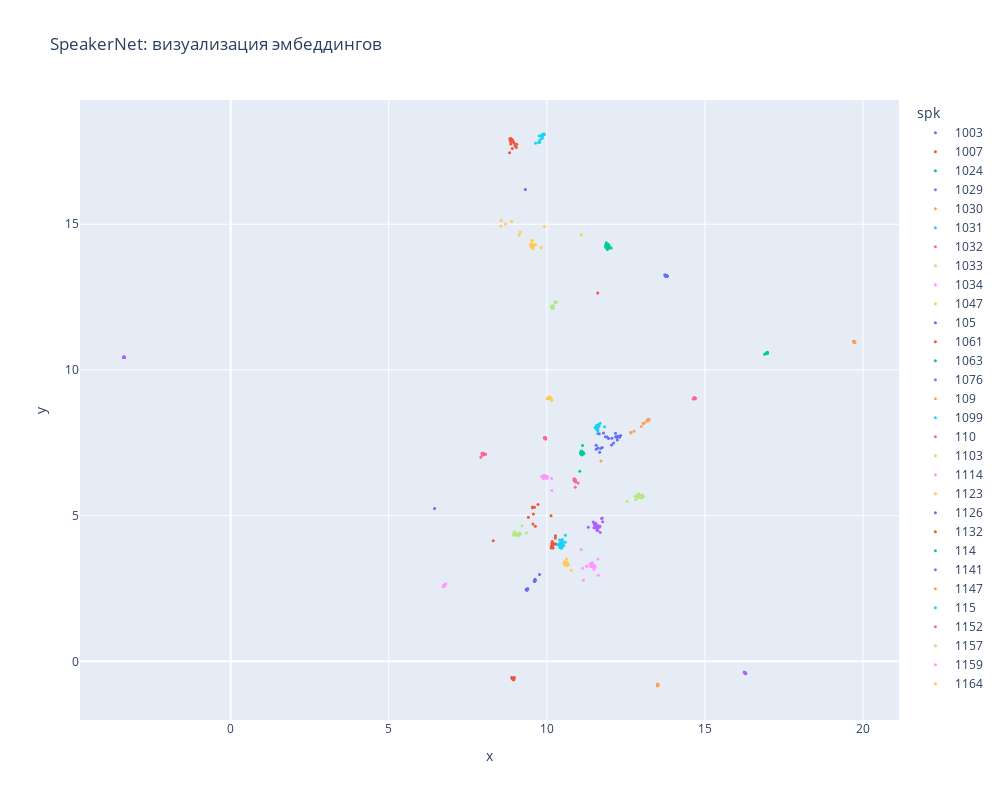

The cell this chart's notebook holds for it:
### Markdown cell above
## 1. SpeakerNet

### Code cell
speakernet_emb_path = "embeddings/voxtube-speakernet-embeddings.json"

speakernet_result: Analysis = analyze(speakernet_emb_path, model_name="SpeakerNet")

### Figure 1 — Plotly figure (JSON) as saved in the notebook; plotly's stock layout.template omitted (floating-point values rounded to 4 significant figures)
{"data": [{"customdata": [["1003"], ["1003"], ["1003"], ["1003"], ["1003"], ["1003"], ["1003"], ["1003"], ["1003"], ["1003"], ["1003"], ["1003"], ["1003"], ["1003"], ["1003"], ["1003"], ["1003"], ["1003"], ["1003"], ["1003"], ["1003"], ["1003"], ["1003"], ["1003"], ["1003"]], "hovertemplate": "spk=%{customdata[0]}<extra></extra>", "legendgroup": "1003", "marker": {"color": "#636efa", "size": 3, "symbol": "circle"}, "mode": "markers", "name": "1003", "orientation": "v", "showlegend": true, "type": "scatter", "x": [13.75, 13.78, 13.74, 13.78, 13.79, 13.8, 13.78, 13.79, 13.79, 13.79, 13.79, 13.77, 13.79, 13.8, 13.78, 13.79, 13.78, 13.8, 13.79, 13.79, 13.79, 13.8, 13.8, 13.81, 13.73], "xaxis": "x", "y": [13.23, 13.23, 13.23, 13.23, 13.22, 13.22, 13.23, 13.22, 13.22, 13.22, 13.23, 13.23, 13.23, 13.22, 13.22, 13.22, 13.23, 13.22, 13.22, 13.22, 13.23, 13.22, 13.22, 13.2, 13.27], "yaxis": "y"}, {"customdata": [["1007"], ["1007"], ["1007"], ["1007"], ["1007"], ["1007"], ["1007"], ["1007"], ["1007"], ["1007"], ["1007"], ["1007"], ["1007"], ["1007"], ["1007"], ["1007"], ["1007"], ["1007"], ["1007"], ["1007"], ["1007"], ["1007"], ["1007"], ["1007"], ["1007"]], "hovertemplate": "spk=%{customdata[0]}<extra></extra>", "legendgroup": "1007", "marker": {"color": "#EF553B", "size": 3, "symbol": "circle"}, "mode": "markers", "name": "1007", "orientation": "v", "showlegend": true, "type": "scatter", "x": [8.927, 8.927, 8.888, 8.925, 8.938, 8.958, 8.928, 8.925, 8.928, 8.928, 8.927, 8.93, 8.93, 8.933, 8.928, 8.934, 8.927, 8.923, 8.924, 8.933, 8.966, 8.928, 8.97, 8.93, 8.925], "xaxis": "x", "y": [-0.596, -0.6001, -0.5563, -0.6015, -0.5744, -0.635, -0.6001, -0.5967, -0.6015, -0.5936, -0.5995, -0.602, -0.6068, -0.5924, -0.6044, -0.5861, -0.5997, -0.5976, -0.5964, -0.5942, -0.5629, -0.6026, -0.5554, -0.6012, -0.6039], "yaxis": "y"}, {"customdata": [["1024"], ["1024"], ["1024"], ["1024"], ["1024"], ["1024"], ["1024"], ["1024"], ["1024"], ["1024"], ["1024"], ["1024"], ["1024"], ["1024"], ["1024"], ["1024"], ["1024"], ["1024"], ["1024"], ["1024"], ["1024"], ["1024"], ["1024"], ["1024"], ["1024"]], "hovertemplate": "spk=%{customdata[0]}<extra></extra>", "legendgroup": "1024", "marker": {"color": "#00cc96", "size": 3, "symbol": "circle"}, "mode": "markers", "name": "1024", "orientation": "v", "showlegend": true, "type": "scatter", "x": [16.96, 16.96, 16.89, 16.96, 16.98, 16.96, 16.96, 16.97, 16.96, 16.97, 16.97, 16.97, 16.97, 16.97, 16.97, 16.96, 16.96, 16.96, 16.97, 16.98, 16.96, 16.97, 16.97, 16.96, 16.96], "xaxis": "x", "y": [10.58, 10.58, 10.54, 10.58, 10.58, 10.58, 10.59, 10.59, 10.58, 10.59, 10.59, 10.59, 10.59, 10.59, 10.59, 10.58, 10.58, 10.57, 10.58, 10.59, 10.58, 10.58, 10.58, 10.58, 10.58], "yaxis": "y"}, {"customdata": [["1029"], ["1029"], ["1029"], ["1029"], ["1029"], ["1029"], ["1029"], ["1029"], ["1029"], ["1029"], ["1029"], ["1029"], ["1029"], ["1029"], ["1029"], ["1029"], ["1029"], ["1029"], ["1029"], ["1029"], ["1029"], ["1029"], ["1029"], ["1029"], ["1029"]], "hovertemplate": "spk=%{customdata[0]}<extra></extra>", "legendgroup": "1029", "marker": {"color": "#ab63fa", "size": 3, "symbol": "circle"}, "mode": "markers", "name": "1029", "orientation": "v", "showlegend": true, "type": "scatter", "x": [11.61, 11.53, 11.49, 11.73, 11.6, 11.54, 11.5, 11.59, 11.62, 11.47, 11.75, 11.66, 11.51, 11.55, 11.58, 11.58, 11.69, 11.59, 11.77, 11.68, 11.31, 11.55, 11.63, 11.54, 11.54], "xaxis": "x", "y": [4.489, 4.745, 4.579, 4.899, 4.627, 4.65, 4.721, 4.496, 4.656, 4.783, 4.915, 4.603, 4.695, 4.637, 4.615, 4.56, 4.418, 4.568, 4.79, 4.636, 4.599, 4.723, 4.639, 4.614, 4.67], "yaxis": "y"}, {"customdata": [["1030"], ["1030"], ["1030"], ["1030"], ["1030"], ["1030"], ["1030"], ["1030"], ["1030"], ["1030"], ["1030"], ["1030"], ["1030"], ["1030"], ["1030"], ["1030"], ["1030"], ["1030"], ["1030"], ["1030"], ["1030"], ["1030"], ["1030"], ["1030"], ["1030"]], "hovertemplate": "spk=%{customdata[0]}<extra></extra>", "legendgroup": "1030", "marker": {"color": "#FFA15A", "size": 3, "symbol": "circle"}, "mode": "markers", "name": "1030", "orientation": "v", "showlegend": true, "type": "scatter", "x": [13.22, 13.21, 13.23, 13.18, 13.21, 13.22, 13.22, 13.21, 13.19, 12.66, 13.21, 13.05, 13.21, 13.05, 13.22, 12.65, 12.76, 12.99, 11.71, 13.23, 13.21, 13.08, 13.19, 13.22, 13.16], "xaxis": "x", "y": [8.288, 8.279, 8.31, 8.251, 8.28, 8.29, 8.292, 8.283, 8.273, 7.861, 8.283, 8.157, 8.287, 8.171, 8.287, 7.839, 7.895, 8.058, 6.872, 8.295, 8.282, 8.183, 8.274, 8.292, 8.247], "yaxis": "y"}, {"customdata": [["1031"], ["1031"], ["1031"], ["1031"], ["1031"], ["1031"], ["1031"], ["1031"], ["1031"], ["1031"], ["1031"], ["1031"], ["1031"], ["1031"], ["1031"], ["1031"], ["1031"], ["1031"], ["1031"], ["1031"], ["1031"], ["1031"], ["1031"], ["1031"], ["1031"]], "hovertemplate": "spk=%{customdata[0]}<extra></extra>", "legendgroup": "1031", "marker": {"color": "#19d3f3", "size": 3, "symbol": "circle"}, "mode": "markers", "name": "1031", "orientation": "v", "showlegend": true, "type": "scatter", "x": [11.53, 11.6, 11.64, 11.61, 11.58, 11.62, 11.6, 11.58, 11.6, 11.58, 11.62, 11.6, 11.62, 11.61, 11.57, 11.63, 11.83, 11.6, 11.6, 11.57, 11.65, 11.68, 11.63, 11.55, 11.54], "xaxis": "x", "y": [8.014, 8.064, 8.057, 7.95, 7.945, 8.064, 8.082, 8.074, 8.015, 8.07, 7.916, 7.997, 8.091, 7.817, 8.085, 8.093, 8.048, 7.979, 8.11, 8.086, 8.105, 8.171, 8.112, 8.022, 8.003], "yaxis": "y"}, {"customdata": [["1032"], ["1032"], ["1032"], ["1032"], ["1032"], ["1032"], ["1032"], ["1032"], ["1032"], ["1032"], ["1032"], ["1032"], ["1032"], ["1032"], ["1032"], ["1032"], ["1032"], ["1032"], ["1032"], ["1032"], ["1032"], ["1032"], ["1032"], ["1032"], ["1032"]], "hovertemplate": "spk=%{customdata[0]}<extra></extra>", "legendgroup": "1032", "marker": {"color": "#FF6692", "size": 3, "symbol": "circle"}, "mode": "markers", "name": "1032", "orientation": "v", "showlegend": true, "type": "scatter", "x": [10.9, 9.937, 9.942, 9.932, 9.928, 9.921, 10.88, 9.954, 10.91, 10.9, 9.943, 9.927, 10.86, 9.932, 9.962, 10.91, 10.99, 9.967, 9.948, 10.86, 10.9, 9.942, 9.94, 10.87, 9.938], "xaxis": "x", "y": [5.97, 7.666, 7.667, 7.661, 7.677, 7.67, 6.211, 7.637, 6.171, 6.231, 7.668, 7.675, 6.21, 7.672, 7.63, 6.159, 6.12, 7.639, 7.684, 6.266, 6.16, 7.666, 7.644, 6.244, 7.659], "yaxis": "y"}, {"customdata": [["1033"], ["1033"], ["1033"], ["1033"], ["1033"], ["1033"], ["1033"], ["1033"], ["1033"], ["1033"], ["1033"], ["1033"], ["1033"], ["1033"], ["1033"], ["1033"], ["1033"], ["1033"], ["1033"], ["1033"], ["1033"], ["1033"], ["1033"], ["1033"], ["1033"]], "hovertemplate": "spk=%{customdata[0]}<extra></extra>", "legendgroup": "1033", "marker": {"color": "#B6E880", "size": 3, "symbol": "circle"}, "mode": "markers", "name": "1033", "orientation": "v", "showlegend": true, "type": "scatter", "x": [10.18, 10.17, 10.26, 10.21, 10.16, 10.18, 10.25, 10.18, 10.16, 10.18, 10.18, 10.18, 10.17, 10.18, 10.18, 10.18, 10.18, 10.19, 10.17, 10.3, 10.18, 10.18, 10.15, 10.19, 10.19], "xaxis": "x", "y": [12.13, 12.14, 12.31, 12.2, 12.13, 12.13, 12.34, 12.13, 12.19, 12.13, 12.12, 12.14, 12.15, 12.13, 12.12, 12.14, 12.12, 12.12, 12.15, 12.32, 12.12, 12.13, 12.19, 12.13, 12.2], "yaxis": "y"}, {"customdata": [["1034"], ["1034"], ["1034"], ["1034"], ["1034"], ["1034"], ["1034"], ["1034"], ["1034"], ["1034"], ["1034"], ["1034"], ["1034"], ["1034"], ["1034"], ["1034"], ["1034"], ["1034"], ["1034"], ["1034"], ["1034"], ["1034"], ["1034"], ["1034"], ["1034"]], "hovertemplate": "spk=%{customdata[0]}<extra></extra>", "legendgroup": "1034", "marker": {"color": "#FF97FF", "size": 3, "symbol": "circle"}, "mode": "markers", "name": "1034", "orientation": "v", "showlegend": true, "type": "scatter", "x": [11.25, 11.5, 11.47, 11.48, 11.37, 11.39, 11.41, 11.49, 11.52, 11.42, 11.45, 11.49, 11.63, 11.47, 11.28, 11.16, 11.43, 11.42, 11.48, 11.62, 11.09, 11.13, 11.41, 11.46, 11.5], "xaxis": "x", "y": [3.264, 3.297, 3.303, 3.255, 3.345, 3.242, 3.267, 3.202, 3.231, 3.292, 3.29, 3.154, 2.951, 3.253, 3.269, 2.785, 3.389, 3.287, 3.248, 3.508, 3.84, 3.198, 3.28, 3.259, 3.295], "yaxis": "y"}, {"customdata": [["1047"], ["1047"], ["1047"], ["1047"], ["1047"], ["1047"], ["1047"], ["1047"], ["1047"], ["1047"], ["1047"], ["1047"], ["1047"], ["1047"], ["1047"], ["1047"], ["1047"], ["1047"], ["1047"], ["1047"], ["1047"], ["1047"], ["1047"], ["1047"], ["1047"]], "hovertemplate": "spk=%{customdata[0]}<extra></extra>", "legendgroup": "1047", "marker": {"color": "#FECB52", "size": 3, "symbol": "circle"}, "mode": "markers", "name": "1047", "orientation": "v", "showlegend": true, "type": "scatter", "x": [10.66, 10.67, 10.57, 10.64, 10.57, 10.57, 10.66, 10.65, 10.62, 10.6, 10.58, 10.58, 10.6, 10.62, 10.59, 10.59, 10.77, 10.59, 10.55, 10.56, 10.55, 10.62, 10.66, 10.67, 10.58], "xaxis": "x", "y": [3.334, 3.321, 3.411, 3.397, 3.397, 3.367, 3.33, 3.363, 3.31, 3.342, 3.351, 3.4, 3.311, 3.51, 3.333, 3.308, 3.122, 3.315, 3.407, 3.325, 3.367, 3.279, 3.319, 3.301, 3.361], "yaxis": "y"}, {"customdata": [["105"], ["105"], ["105"], ["105"], ["105"], ["105"], ["105"], ["105"], ["105"], ["105"], ["105"], ["105"], ["105"], ["105"], ["105"], ["105"], ["105"], ["105"], ["105"], ["105"], ["105"], ["105"], ["105"], ["105"], ["105"]], "hovertemplate": "spk=%{customdata[0]}<extra></extra>", "legendgroup": "105", "marker": {"color": "#636efa", "size": 3, "symbol": "circle"}, "mode": "markers", "name": "105", "orientation": "v", "showlegend": true, "type": "scatter", "x": [11.75, 12.17, 12.3, 12.3, 12.27, 11.79, 12.21, 12.05, 11.66, 12.06, 12.26, 12.23, 11.67, 12.23, 11.7, 6.448, 11.62, 12.11, 12.33, 11.56, 11.95, 11.91, 11.56, 11.85, 12.17], "xaxis": "x", "y": [7.338, 7.824, 7.694, 7.718, 7.715, 7.834, 7.678, 7.424, 7.813, 7.653, 7.714, 7.725, 7.179, 7.599, 7.307, 5.243, 7.321, 7.496, 7.754, 7.412, 7.648, 7.699, 7.277, 7.704, 7.711], "yaxis": "y"}, {"customdata": [["1061"], ["1061"], ["1061"], ["1061"], ["1061"], ["1061"], ["1061"], ["1061"], ["1061"], ["1061"], ["1061"], ["1061"], ["1061"], ["1061"], ["1061"], ["1061"], ["1061"], ["1061"], ["1061"], ["1061"], ["1061"], ["1061"], ["1061"], ["1061"], ["1061"]], "hovertemplate": "spk=%{customdata[0]}<extra></extra>", "legendgroup": "1061", "marker": {"color": "#EF553B", "size": 3, "symbol": "circle"}, "mode": "markers", "name": "1061", "orientation": "v", "showlegend": true, "type": "scatter", "x": [10.17, 9.416, 9.56, 10.2, 10.13, 10.14, 10.28, 10.19, 10.14, 10.16, 9.547, 9.573, 10.25, 9.548, 10.27, 10.16, 11.61, 9.61, 9.72, 10.27, 8.304, 10.18, 10.17, 10.17, 9.637], "xaxis": "x", "y": [3.948, 4.946, 4.714, 3.888, 4.992, 3.93, 4.027, 4.054, 3.886, 4.047, 5.297, 5.056, 4.026, 5.269, 4.309, 3.974, 12.64, 5.289, 5.382, 4.235, 4.134, 4.0, 3.947, 4.115, 4.633], "yaxis": "y"}, {"customdata": [["1063"], ["1063"], ["1063"], ["1063"], ["1063"], ["1063"], ["1063"], ["1063"], ["1063"], ["1063"], ["1063"], ["1063"], ["1063"], ["1063"], ["1063"], ["1063"], ["1063"], ["1063"], ["1063"], ["1063"], ["1063"], ["1063"], ["1063"], ["1063"], ["1063"]], "hovertemplate": "spk=%{customdata[0]}<extra></extra>", "legendgroup": "1063", "marker": {"color": "#00cc96", "size": 3, "symbol": "circle"}, "mode": "markers", "name": "1063", "orientation": "v", "showlegend": true, "type": "scatter", "x": [11.87, 11.94, 11.99, 11.9, 11.94, 11.94, 11.91, 11.91, 11.93, 11.91, 11.94, 11.97, 11.97, 11.88, 11.94, 11.91, 11.9, 11.89, 11.92, 11.88, 11.87, 12.04, 11.86, 11.94, 11.95], "xaxis": "x", "y": [14.26, 14.17, 14.19, 14.24, 14.18, 14.31, 14.31, 14.14, 14.27, 14.25, 14.21, 14.2, 14.26, 14.22, 14.2, 14.23, 14.29, 14.2, 14.23, 14.37, 14.21, 14.18, 14.3, 14.27, 14.2], "yaxis": "y"}, {"customdata": [["1076"], ["1076"], ["1076"], ["1076"], ["1076"], ["1076"], ["1076"], ["1076"], ["1076"], ["1076"], ["1076"], ["1076"], ["1076"], ["1076"], ["1076"], ["1076"], ["1076"], ["1076"], ["1076"], ["1076"], ["1076"], ["1076"], ["1076"], ["1076"], ["1076"]], "hovertemplate": "spk=%{customdata[0]}<extra></extra>", "legendgroup": "1076", "marker": {"color": "#ab63fa", "size": 3, "symbol": "circle"}, "mode": "markers", "name": "1076", "orientation": "v", "showlegend": true, "type": "scatter", "x": [16.26, 16.28, 16.28, 16.3, 16.28, 16.28, 16.28, 16.28, 16.27, 16.28, 16.28, 16.28, 16.28, 16.28, 16.28, 16.28, 16.28, 16.28, 16.28, 16.27, 16.28, 16.24, 16.28, 16.28, 16.28], "xaxis": "x", "y": [-0.3902, -0.4066, -0.4085, -0.4288, -0.4082, -0.4104, -0.4086, -0.4085, -0.3859, -0.4045, -0.409, -0.4084, -0.4067, -0.4078, -0.41, -0.4077, -0.4097, -0.4102, -0.4046, -0.4031, -0.4091, -0.3687, -0.4088, -0.4102, -0.409], "yaxis": "y"}, {"customdata": [["109"], ["109"], ["109"], ["109"], ["109"], ["109"], ["109"], ["109"], ["109"], ["109"], ["109"], ["109"], ["109"], ["109"], ["109"], ["109"], ["109"], ["109"], ["109"], ["109"], ["109"], ["109"], ["109"], ["109"], ["109"]], "hovertemplate": "spk=%{customdata[0]}<extra></extra>", "legendgroup": "109", "marker": {"color": "#FFA15A", "size": 3, "symbol": "circle"}, "mode": "markers", "name": "109", "orientation": "v", "showlegend": true, "type": "scatter", "x": [19.73, 19.71, 19.71, 19.71, 19.72, 19.72, 19.72, 19.72, 19.72, 19.72, 19.71, 19.71, 19.73, 19.71, 19.72, 19.75, 19.73, 19.71, 19.71, 19.71, 19.72, 19.72, 19.73, 19.73, 19.72], "xaxis": "x", "y": [10.95, 10.98, 10.98, 10.98, 10.97, 10.96, 10.96, 10.96, 10.96, 10.95, 10.98, 10.98, 10.95, 10.98, 10.96, 10.94, 10.95, 10.97, 10.98, 10.99, 10.96, 10.95, 10.95, 10.95, 10.97], "yaxis": "y"}, {"customdata": [["1099"], ["1099"], ["1099"], ["1099"], ["1099"], ["1099"], ["1099"], ["1099"], ["1099"], ["1099"], ["1099"], ["1099"], ["1099"], ["1099"], ["1099"], ["1099"], ["1099"], ["1099"], ["1099"], ["1099"], ["1099"], ["1099"], ["1099"], ["1099"], ["1099"]], "hovertemplate": "spk=%{customdata[0]}<extra></extra>", "legendgroup": "1099", "marker": {"color": "#19d3f3", "size": 3, "symbol": "circle"}, "mode": "markers", "name": "1099", "orientation": "v", "showlegend": true, "type": "scatter", "x": [10.47, 10.41, 10.46, 10.44, 10.54, 10.49, 10.35, 10.5, 10.5, 10.48, 10.37, 10.48, 10.4, 10.59, 10.47, 10.4, 10.41, 10.46, 10.45, 10.47, 10.59, 10.49, 10.47, 10.5, 10.39], "xaxis": "x", "y": [4.062, 3.904, 3.918, 3.957, 3.975, 4.098, 4.004, 3.978, 4.068, 4.176, 3.99, 3.988, 4.16, 4.083, 4.133, 4.039, 4.033, 3.877, 3.906, 4.047, 4.323, 3.94, 4.065, 4.109, 4.009], "yaxis": "y"}, {"customdata": [["110"], ["110"], ["110"], ["110"], ["110"], ["110"], ["110"], ["110"], ["110"], ["110"], ["110"], ["110"], ["110"], ["110"], ["110"], ["110"], ["110"], ["110"], ["110"], ["110"], ["110"], ["110"], ["110"], ["110"], ["110"]], "hovertemplate": "spk=%{customdata[0]}<extra></extra>", "legendgroup": "110", "marker": {"color": "#FF6692", "size": 3, "symbol": "circle"}, "mode": "markers", "name": "110", "orientation": "v", "showlegend": true, "type": "scatter", "x": [14.68, 14.66, 14.65, 14.67, 14.68, 14.68, 14.67, 14.64, 14.68, 14.66, 14.67, 14.68, 14.63, 14.66, 14.65, 14.68, 14.67, 14.67, 14.7, 14.67, 14.67, 14.67, 14.67, 14.66, 14.67], "xaxis": "x", "y": [9.011, 9.022, 9.044, 9.024, 9.024, 9.025, 9.023, 9.012, 9.025, 9.02, 9.023, 9.023, 9.012, 9.025, 9.007, 9.047, 9.024, 9.024, 9.027, 9.023, 9.023, 9.02, 9.028, 9.01, 9.025], "yaxis": "y"}, {"customdata": [["1103"], ["1103"], ["1103"], ["1103"], ["1103"], ["1103"], ["1103"], ["1103"], ["1103"], ["1103"], ["1103"], ["1103"], ["1103"], ["1103"], ["1103"], ["1103"], ["1103"], ["1103"], ["1103"], ["1103"], ["1103"], ["1103"], ["1103"], ["1103"], ["1103"]], "hovertemplate": "spk=%{customdata[0]}<extra></extra>", "legendgroup": "1103", "marker": {"color": "#B6E880", "size": 3, "symbol": "circle"}, "mode": "markers", "name": "1103", "orientation": "v", "showlegend": true, "type": "scatter", "x": [12.97, 12.54, 12.97, 13.04, 12.87, 13.04, 12.98, 13.01, 12.86, 12.96, 12.98, 13.05, 13.01, 12.98, 12.79, 13.04, 13.03, 13.02, 13.03, 12.81, 13.03, 12.88, 12.98, 12.9, 13.03], "xaxis": "x", "y": [5.652, 5.492, 5.64, 5.675, 5.707, 5.661, 5.613, 5.711, 5.677, 5.692, 5.643, 5.661, 5.672, 5.668, 5.663, 5.666, 5.654, 5.623, 5.649, 5.554, 5.654, 5.616, 5.646, 5.747, 5.653], "yaxis": "y"}, {"customdata": [["1114"], ["1114"], ["1114"], ["1114"], ["1114"], ["1114"], ["1114"], ["1114"], ["1114"], ["1114"], ["1114"], ["1114"], ["1114"], ["1114"], ["1114"], ["1114"], ["1114"], ["1114"], ["1114"], ["1114"], ["1114"], ["1114"], ["1114"], ["1114"], ["1114"]], "hovertemplate": "spk=%{customdata[0]}<extra></extra>", "legendgroup": "1114", "marker": {"color": "#FF97FF", "size": 3, "symbol": "circle"}, "mode": "markers", "name": "1114", "orientation": "v", "showlegend": true, "type": "scatter", "x": [6.744, 6.753, 6.753, 6.755, 6.751, 6.747, 6.74, 6.778, 6.738, 6.757, 6.747, 6.75, 6.801, 6.755, 6.753, 6.748, 6.746, 6.75, 6.752, 6.734, 6.742, 6.719, 6.773, 6.734, 6.748], "xaxis": "x", "y": [2.593, 2.6, 2.601, 2.605, 2.597, 2.598, 2.586, 2.627, 2.585, 2.607, 2.597, 2.597, 2.655, 2.599, 2.599, 2.596, 2.592, 2.596, 2.603, 2.58, 2.589, 2.568, 2.61, 2.579, 2.594], "yaxis": "y"}, {"customdata": [["1123"], ["1123"], ["1123"], ["1123"], ["1123"], ["1123"], ["1123"], ["1123"], ["1123"], ["1123"], ["1123"], ["1123"], ["1123"], ["1123"], ["1123"], ["1123"], ["1123"], ["1123"], ["1123"], ["1123"], ["1123"], ["1123"], ["1123"], ["1123"], ["1123"]], "hovertemplate": "spk=%{customdata[0]}<extra></extra>", "legendgroup": "1123", "marker": {"color": "#FECB52", "size": 3, "symbol": "circle"}, "mode": "markers", "name": "1123", "orientation": "v", "showlegend": true, "type": "scatter", "x": [9.517, 9.523, 8.691, 8.888, 9.536, 9.499, 9.518, 9.566, 9.527, 9.532, 9.571, 9.121, 9.5, 9.815, 9.477, 9.533, 9.922, 8.554, 9.575, 11.09, 9.648, 9.161, 9.572, 9.527, 8.545], "xaxis": "x", "y": [14.27, 14.32, 15.01, 15.09, 14.43, 14.25, 14.23, 14.17, 14.19, 14.29, 14.31, 14.63, 14.25, 14.2, 14.31, 14.45, 14.92, 15.12, 14.25, 14.64, 14.29, 14.74, 14.31, 14.26, 14.94], "yaxis": "y"}, {"customdata": [["1126"], ["1126"], ["1126"], ["1126"], ["1126"], ["1126"], ["1126"], ["1126"], ["1126"], ["1126"], ["1126"], ["1126"], ["1126"], ["1126"], ["1126"], ["1126"], ["1126"], ["1126"], ["1126"], ["1126"], ["1126"], ["1126"], ["1126"], ["1126"], ["1126"]], "hovertemplate": "spk=%{customdata[0]}<extra></extra>", "legendgroup": "1126", "marker": {"color": "#636efa", "size": 3, "symbol": "circle"}, "mode": "markers", "name": "1126", "orientation": "v", "showlegend": true, "type": "scatter", "x": [9.608, 9.351, 9.381, 9.358, 9.352, 9.768, 9.628, 9.614, 9.637, 9.611, 9.365, 9.361, 9.389, 9.396, 9.609, 9.353, 9.351, 9.371, 9.369, 9.357, 9.321, 9.621, 9.615, 9.609, 9.358], "xaxis": "x", "y": [2.759, 2.462, 2.472, 2.468, 2.455, 2.981, 2.814, 2.759, 2.776, 2.766, 2.449, 2.457, 2.474, 2.495, 2.771, 2.462, 2.462, 2.445, 2.461, 2.456, 16.2, 2.764, 2.769, 2.749, 2.455], "yaxis": "y"}, {"customdata": [["1132"], ["1132"], ["1132"], ["1132"], ["1132"], ["1132"], ["1132"], ["1132"], ["1132"], ["1132"], ["1132"], ["1132"], ["1132"], ["1132"], ["1132"], ["1132"], ["1132"], ["1132"], ["1132"], ["1132"], ["1132"], ["1132"], ["1132"], ["1132"], ["1132"]], "hovertemplate": "spk=%{customdata[0]}<extra></extra>", "legendgroup": "1132", "marker": {"color": "#EF553B", "size": 3, "symbol": "circle"}, "mode": "markers", "name": "1132", "orientation": "v", "showlegend": true, "type": "scatter", "x": [8.866, 8.848, 8.913, 8.969, 8.878, 8.821, 8.863, 9.048, 8.941, 8.856, 8.88, 8.908, 8.865, 8.89, 8.889, 8.827, 8.865, 8.854, 8.866, 8.889, 8.897, 8.848, 8.858, 8.998, 9.037], "xaxis": "x", "y": [17.92, 17.85, 17.89, 17.78, 17.88, 17.45, 17.92, 17.74, 17.82, 17.87, 17.89, 17.6, 17.93, 17.85, 17.86, 17.94, 17.92, 17.9, 17.87, 17.86, 17.9, 17.86, 17.75, 17.69, 17.64], "yaxis": "y"}, {"customdata": [["114"], ["114"], ["114"], ["114"], ["114"], ["114"], ["114"], ["114"], ["114"], ["114"], ["114"], ["114"], ["114"], ["114"], ["114"], ["114"], ["114"], ["114"], ["114"], ["114"], ["114"], ["114"], ["114"], ["114"], ["114"]], "hovertemplate": "spk=%{customdata[0]}<extra></extra>", "legendgroup": "114", "marker": {"color": "#00cc96", "size": 3, "symbol": "circle"}, "mode": "markers", "name": "114", "orientation": "v", "showlegend": true, "type": "scatter", "x": [11.12, 11.1, 11.07, 11.11, 11.1, 11.11, 11.09, 11.1, 11.08, 11.08, 11.11, 11.04, 11.13, 11.15, 11.09, 11.13, 11.08, 11.09, 11.13, 11.11, 11.08, 11.1, 11.11, 11.17, 11.15], "xaxis": "x", "y": [7.179, 7.181, 7.19, 7.132, 7.197, 7.113, 7.176, 7.22, 7.149, 7.158, 7.208, 6.524, 7.107, 7.134, 7.15, 7.158, 7.126, 7.164, 7.404, 7.079, 7.113, 7.118, 7.164, 7.132, 7.163], "yaxis": "y"}, {"customdata": [["1141"], ["1141"], ["1141"], ["1141"], ["1141"], ["1141"], ["1141"], ["1141"], ["1141"], ["1141"], ["1141"], ["1141"], ["1141"], ["1141"], ["1141"], ["1141"], ["1141"], ["1141"], ["1141"], ["1141"], ["1141"], ["1141"], ["1141"], ["1141"], ["1141"]], "hovertemplate": "spk=%{customdata[0]}<extra></extra>", "legendgroup": "1141", "marker": {"color": "#ab63fa", "size": 3, "symbol": "circle"}, "mode": "markers", "name": "1141", "orientation": "v", "showlegend": true, "type": "scatter", "x": [-3.374, -3.375, -3.375, -3.374, -3.374, -3.376, -3.375, -3.375, -3.365, -3.374, -3.375, -3.374, -3.374, -3.375, -3.375, -3.375, -3.377, -3.375, -3.375, -3.376, -3.374, -3.374, -3.375, -3.375, -3.375], "xaxis": "x", "y": [10.44, 10.44, 10.44, 10.44, 10.44, 10.44, 10.44, 10.44, 10.43, 10.44, 10.44, 10.44, 10.44, 10.44, 10.44, 10.44, 10.44, 10.44, 10.44, 10.44, 10.44, 10.44, 10.44, 10.44, 10.44], "yaxis": "y"}, {"customdata": [["1147"], ["1147"], ["1147"], ["1147"], ["1147"], ["1147"], ["1147"], ["1147"], ["1147"], ["1147"], ["1147"], ["1147"], ["1147"], ["1147"], ["1147"], ["1147"], ["1147"], ["1147"], ["1147"], ["1147"], ["1147"], ["1147"], ["1147"], ["1147"], ["1147"]], "hovertemplate": "spk=%{customdata[0]}<extra></extra>", "legendgroup": "1147", "marker": {"color": "#FFA15A", "size": 3, "symbol": "circle"}, "mode": "markers", "name": "1147", "orientation": "v", "showlegend": true, "type": "scatter", "x": [13.51, 13.5, 13.51, 13.51, 13.51, 13.51, 13.51, 13.51, 13.51, 13.51, 13.5, 13.51, 13.51, 13.51, 13.51, 13.51, 13.51, 13.51, 13.51, 13.51, 13.51, 13.51, 13.51, 13.51, 13.5], "xaxis": "x", "y": [-0.8241, -0.8032, -0.8078, -0.8239, -0.8148, -0.8262, -0.8261, -0.8161, -0.8263, -0.8212, -0.7939, -0.818, -0.8263, -0.823, -0.8301, -0.8239, -0.7729, -0.8204, -0.8149, -0.8242, -0.8179, -0.8265, -0.8234, -0.8266, -0.8475], "yaxis": "y"}, {"customdata": [["115"], ["115"], ["115"], ["115"], ["115"], ["115"], ["115"], ["115"], ["115"], ["115"], ["115"], ["115"], ["115"], ["115"], ["115"], ["115"], ["115"], ["115"], ["115"], ["115"], ["115"], ["115"], ["115"], ["115"], ["115"]], "hovertemplate": "spk=%{customdata[0]}<extra></extra>", "legendgroup": "115", "marker": {"color": "#19d3f3", "size": 3, "symbol": "circle"}, "mode": "markers", "name": "115", "orientation": "v", "showlegend": true, "type": "scatter", "x": [9.888, 9.758, 9.853, 9.856, 9.643, 9.863, 9.844, 9.891, 9.738, 9.904, 9.876, 9.849, 9.831, 9.777, 9.909, 9.838, 9.855, 9.779, 9.859, 9.868, 9.923, 9.873, 9.873, 9.85, 9.835], "xaxis": "x", "y": [18.07, 18.03, 18.02, 18.06, 17.78, 18.06, 18.02, 18.08, 17.8, 18.08, 18.07, 18.06, 18.03, 17.81, 18.1, 18.03, 18.05, 17.89, 18.07, 18.01, 18.08, 18.05, 18.06, 17.95, 18.0], "yaxis": "y"}, {"customdata": [["1152"], ["1152"], ["1152"], ["1152"], ["1152"], ["1152"], ["1152"], ["1152"], ["1152"], ["1152"], ["1152"], ["1152"], ["1152"], ["1152"], ["1152"], ["1152"], ["1152"], ["1152"], ["1152"], ["1152"], ["1152"], ["1152"], ["1152"], ["1152"], ["1152"]], "hovertemplate": "spk=%{customdata[0]}<extra></extra>", "legendgroup": "1152", "marker": {"color": "#FF6692", "size": 3, "symbol": "circle"}, "mode": "markers", "name": "1152", "orientation": "v", "showlegend": true, "type": "scatter", "x": [7.987, 7.975, 7.981, 7.989, 7.954, 7.992, 7.974, 7.954, 7.983, 7.98, 8.013, 7.965, 7.976, 7.912, 7.977, 7.985, 7.987, 8.005, 7.99, 7.997, 7.996, 8.064, 7.989, 7.974, 7.986], "xaxis": "x", "y": [7.116, 7.082, 7.098, 7.11, 7.138, 7.116, 7.128, 7.133, 7.118, 7.129, 7.103, 7.087, 7.121, 7.003, 7.118, 7.117, 7.113, 7.086, 7.122, 7.114, 7.12, 7.105, 7.101, 7.123, 7.138], "yaxis": "y"}, {"customdata": [["1157"], ["1157"], ["1157"], ["1157"], ["1157"], ["1157"], ["1157"], ["1157"], ["1157"], ["1157"], ["1157"], ["1157"], ["1157"], ["1157"], ["1157"], ["1157"], ["1157"], ["1157"], ["1157"], ["1157"], ["1157"], ["1157"], ["1157"], ["1157"], ["1157"]], "hovertemplate": "spk=%{customdata[0]}<extra></extra>", "legendgroup": "1157", "marker": {"color": "#B6E880", "size": 3, "symbol": "circle"}, "mode": "markers", "name": "1157", "orientation": "v", "showlegend": true, "type": "scatter", "x": [9.105, 9.008, 8.976, 8.955, 8.981, 8.947, 9.048, 9.219, 9.121, 9.061, 8.994, 9.002, 8.992, 9.015, 9.132, 9.007, 9.022, 9.001, 9.351, 8.994, 9.162, 9.081, 9.001, 8.968, 9.041], "xaxis": "x", "y": [4.319, 4.353, 4.364, 4.361, 4.39, 4.33, 4.35, 4.648, 4.336, 4.335, 4.404, 4.355, 4.344, 4.393, 4.406, 4.375, 4.345, 4.36, 4.415, 4.388, 4.366, 4.321, 4.349, 4.435, 4.333], "yaxis": "y"}, {"customdata": [["1159"], ["1159"], ["1159"], ["1159"], ["1159"], ["1159"], ["1159"], ["1159"], ["1159"], ["1159"], ["1159"], ["1159"], ["1159"], ["1159"], ["1159"], ["1159"], ["1159"], ["1159"], ["1159"], ["1159"], ["1159"], ["1159"], ["1159"], ["1159"], ["1159"]], "hovertemplate": "spk=%{customdata[0]}<extra></extra>", "legendgroup": "1159", "marker": {"color": "#FF97FF", "size": 3, "symbol": "circle"}, "mode": "markers", "name": "1159", "orientation": "v", "showlegend": true, "type": "scatter", "x": [9.885, 9.958, 9.995, 9.934, 9.946, 10.16, 9.835, 9.898, 9.894, 9.918, 10.02, 9.978, 10.15, 9.958, 9.868, 9.968, 9.953, 9.938, 9.967, 9.91, 10.0, 9.851, 9.874, 9.894, 10.01], "xaxis": "x", "y": [6.345, 6.32, 6.272, 6.371, 6.326, 5.864, 6.35, 6.341, 6.275, 6.293, 6.33, 6.339, 6.275, 6.356, 6.354, 6.323, 6.346, 6.375, 6.336, 6.376, 6.325, 6.323, 6.345, 6.342, 6.306], "yaxis": "y"}, {"customdata": [["1164"], ["1164"], ["1164"], ["1164"], ["1164"], ["1164"], ["1164"], ["1164"], ["1164"], ["1164"], ["1164"], ["1164"], ["1164"], ["1164"], ["1164"], ["1164"], ["1164"], ["1164"], ["1164"], ["1164"], ["1164"], ["1164"], ["1164"], ["1164"], ["1164"]], "hovertemplate": "spk=%{customdata[0]}<extra></extra>", "legendgroup": "1164", "marker": {"color": "#FECB52", "size": 3, "symbol": "circle"}, "mode": "markers", "name": "1164", "orientation": "v", "showlegend": true, "type": "scatter", "x": [10.07, 10.09, 10.12, 10.1, 10.09, 10.09, 10.1, 10.08, 10.01, 10.1, 10.07, 10.12, 10.1, 10.07, 10.08, 10.16, 10.13, 10.09, 10.08, 10.1, 10.08, 10.07, 10.09, 10.06, 10.05], "xaxis": "x", "y": [9.047, 9.036, 9.035, 9.026, 9.042, 9.043, 9.03, 9.045, 9.012, 9.032, 9.05, 9.008, 9.031, 9.034, 9.04, 8.961, 9.025, 9.047, 9.04, 9.035, 9.06, 9.043, 9.032, 9.069, 9.041], "yaxis": "y"}], "layout": {"height": 800, "legend": {"title": {"text": "spk"}, "tracegroupgap": 0}, "title": {"text": "SpeakerNet: визуализация эмбеддингов"}, "width": 1000, "xaxis": {"anchor": "y", "domain": [0, 1], "title": {"text": "x"}}, "yaxis": {"anchor": "x", "domain": [0, 1], "title": {"text": "y"}}}}
